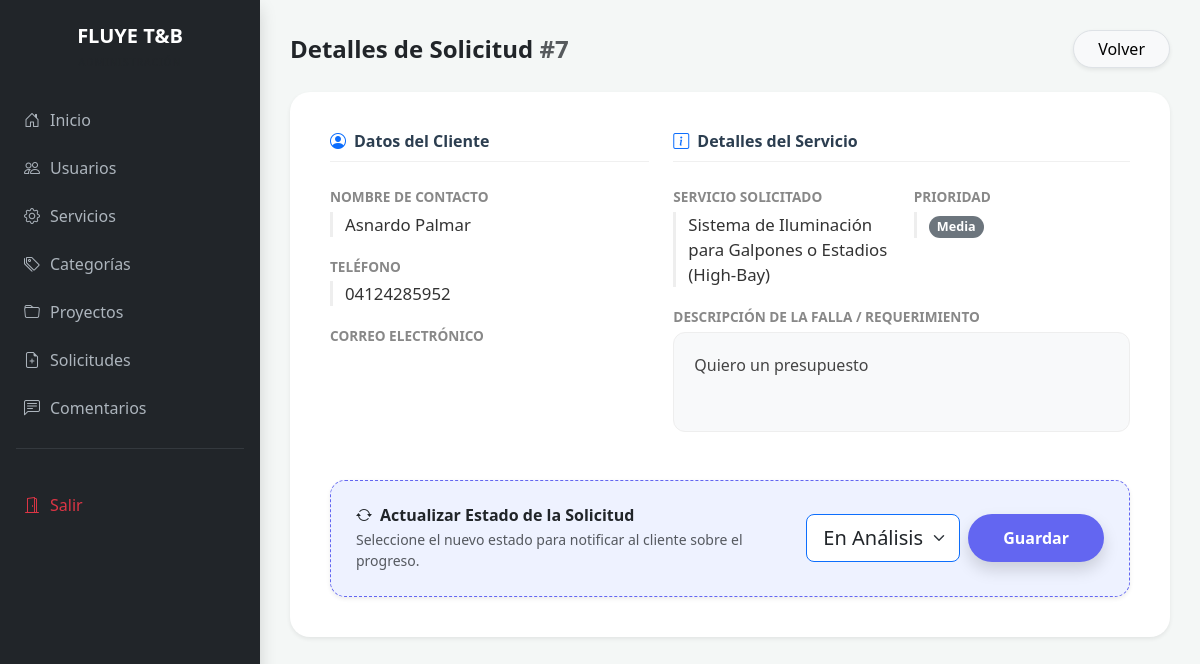
Screenshot of /editar_solicitud.php?id=7 with the database file from the repository.
### tables this page shows
CREATE TABLE `solicitud` (
  `id_solicitud` int NOT NULL,
  `id_servicio` int DEFAULT NULL,
  `id_status` int DEFAULT NULL,
  `descripcion_falla` text,
  `prioridad` enum('Baja','Media','Alta','Urgente') DEFAULT 'Media',
  `nombre_contacto` varchar(100) DEFAULT NULL,
  `telefono_contacto` varchar(25) DEFAULT NULL,
  `correo_contacto` varchar(100) DEFAULT NULL,
  `id_usuario` int DEFAULT NULL
);

CREATE TABLE `servicio` (
  `id_servicio` int NOT NULL,
  `tipo_servicio` varchar(100) DEFAULT NULL,
  `precio_referencial` decimal(10,2) DEFAULT NULL,
  `unidad_medida` enum('Hora','Metro','Kilo','Global') DEFAULT 'Global',
  `id_status` int DEFAULT NULL,
  `id_tipo` int DEFAULT NULL
);

### editar_solicitud.php (the view, shortened to what this page needs)
<?php
$host = 'localhost';
$db   = 'fluyetyb_proyecto';
$user = 'fluyetyb_fluyetyb-proyecto';
$pass = 'Cum2026*';
$conexion = mysqli_connect($host, $user, $pass, $db);
mysqli_set_charset($conexion, "utf8mb4");
$id_solicitud = isset($_GET['id']) ? intval($_GET['id']) : 0;
$query = "SELECT s.*, ser.tipo_servicio
          FROM solicitud s
          LEFT JOIN servicio ser ON s.id_servicio = ser.id_servicio
          WHERE s.id_solicitud = $id_solicitud";
$res = mysqli_query($conexion, $query);
$s_actual = mysqli_fetch_assoc($res);
function limpiar($texto) {
    return htmlspecialchars($texto ?? '', ENT_QUOTES, 'UTF-8');
}
?>
<!DOCTYPE html>
<html lang="es">
<head>
    <link href="https://cdn.jsdelivr.net/npm/bootstrap@5.3.0/dist/css/bootstrap.min.css" rel="stylesheet">
    <link rel="stylesheet" href="https://cdn.jsdelivr.net/npm/bootstrap-icons@1.11.0/font/bootstrap-icons.css">
</head>
<body>
<div class="d-flex">
    <?php include 'sidebar.php'; ?>
    <div class="main-content w-100">
        <div class="d-flex justify-content-between align-items-center mb-4">
            <h4 class="fw-bold mb-0">Detalles de Solicitud <span class="text-muted">#<?php echo $id_solicitud; ?></span></h4>
            <a href="solicitudes.php" class="btn btn-light rounded-pill border shadow-sm px-4">Volver</a>
        </div>
        <div class="card detail-card shadow-sm">
            <form method="POST">
                <div class="row">
                    <div class="col-md-5">
                        <h6 class="section-header"><i class="bi bi-person-circle me-2 text-primary"></i>Datos del Cliente</h6>
                        <div class="info-label">Nombre de Contacto</div>
                        <div class="info-value"><?php echo limpiar($s_actual['nombre_contacto']); ?></div>
                        <div class="info-label">Tel&eacute;fono</div>
                        <div class="info-value"><?php echo limpiar($s_actual['telefono_contacto']); ?></div>
                        <div class="info-label">Correo Electr&oacute;nico</div>
                    </div>
                    <div class="col-md-7">
                        <h6 class="section-header"><i class="bi bi-info-square me-2 text-primary"></i>Detalles del Servicio</h6>
                        <div class="row">
                            <div class="col-sm-6">
                                <div class="info-label">Servicio Solicitado</div>
                                <div class="info-value"><?php echo limpiar($s_actual['tipo_servicio']); ?></div>
                            </div>
                            <div class="col-sm-6">
                                <div class="info-label">Prioridad</div>
                                <div class="info-value">
                                    <span class="badge <?php echo ($s_actual['prioridad'] == 'Urgente') ? 'bg-danger' : 'bg-secondary'; ?> rounded-pill">
                                        <?php echo limpiar($s_actual['prioridad']); ?>
                                    </span>
                                </div>
                            </div>
                        </div>
                        <div class="info-label">Descripci&oacute;n de la Falla / Requerimiento</div>
                        <div class="desc-box mb-4">
                            <?php echo nl2br(limpiar($s_actual['descripcion_falla'])); ?>
                        </div>
                    </div>
                </div>
                <div class="status-box mt-4 shadow-sm">
                    <div class="row align-items-center">
                        <div class="col-md-7">
                            <h6 class="fw-bold mb-1"><i class="bi bi-arrow-repeat me-2"></i>Actualizar Estado de la Solicitud</h6>
                            <p class="text-muted small mb-0">Seleccione el nuevo estado para notificar al cliente sobre el progreso.</p>
                        </div>
                        <div class="col-md-5">
                            <div class="d-flex gap-2">
                                <select name="id_status" class="form-select form-select-lg border-primary" style="font-weight: 500;">
                                    <?php
                                    $status_list = mysqli_query($conexion, "SELECT id_status_solicitud, nombre_status FROM status_solicitud");
                                    while($st = mysqli_fetch_assoc($status_list)) {
                                        $sel = ($st['id_status_solicitud'] == $s_actual['id_status']) ? 'selected' : '';
                                        echo "<option value='{$st['id_status_solicitud']}' $sel>" . limpiar($st['nombre_status']) . "</option>";
                                    }
                                    ?>
                                </select>
                                <button type="submit" class="btn btn-primary btn-save shadow">
                                    Guardar
                                </button>
                            </div>
                        </div>
                    </div>
                </div>
            </form>
        </div>
    </div>
</div>
</body>
</html>

### editar_solicitud.php (style rules this page uses)
body { background-color: #f4f7f6; font-family: 'Segoe UI', Tahoma, Geneva, Verdana, sans-serif; }
.main-content { padding: 30px; }
.detail-card { background: white; border-radius: 20px; padding: 40px; border: none; }
.info-label { color: #888; font-size: 0.85rem; font-weight: 600; text-transform: uppercase; margin-bottom: 4px; }
.info-value { color: #333; font-size: 1.05rem; margin-bottom: 20px; border-left: 3px solid #eee; padding-left: 12px; }
.desc-box { background: #f8f9fa; border-radius: 12px; padding: 20px; border: 1px solid #eee; min-height: 100px; color: #444; line-height: 1.6; }
.section-header { border-bottom: 1px solid #f0f0f0; margin-bottom: 25px; padding-bottom: 10px; color: #2c3e50; font-weight: 700; }
.status-box { background: #eef2ff; border-radius: 15px; padding: 25px; border: 1px dashed #6366f1; }
.btn-save { border-radius: 50px; padding: 12px 35px; font-weight: 600; background: #6366f1; border: none; }

### rows the page displays
solicitud: nombre_contacto "Asnardo Palmar", telefono_contacto "04124285952", id_servicio.tipo_servicio "Sistema de Iluminación para Galpones o Estadios (High-Bay)", prioridad "Media", descripcion_falla "Quiero un presupuesto"

### other values shown
$id_solicitud "7"
form field id_status "En Análisis"
